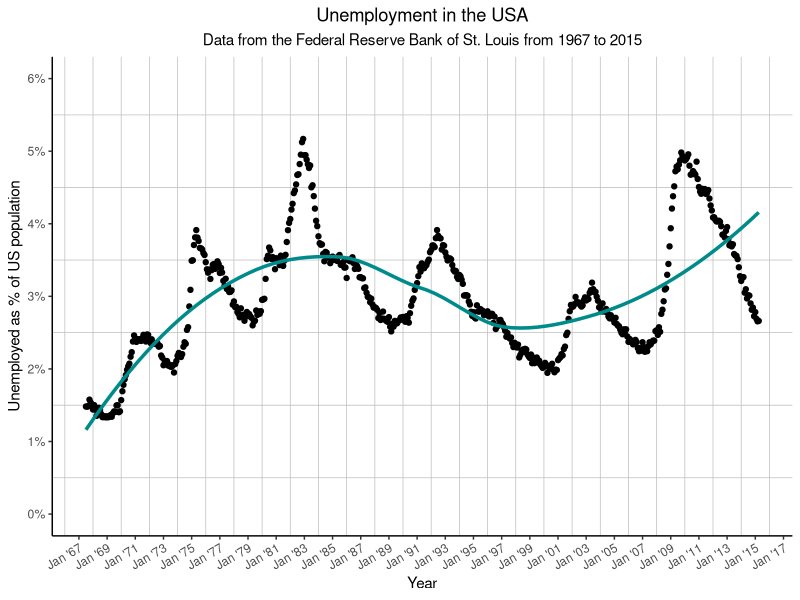

Source code (R):
# You will need packages ggplot2 and scales for this script to work
library(ggplot2)
attach(economics)
library(scales)

ch <- economics # we will use the dataset economics from the package ggplot2

#we divide the unemployed with the total population to get the ratio as the y axis
new.plot <- ggplot(ch,
                   aes(x = ch$date,
                       y = ch$unemploy/ch$pop))

# We will produce the graph with a x axis tick of each year
new.plot + (scale_x_date(breaks = date_breaks("2 years"),
                         name = "Year",
                         labels = date_format("%b '%y"))) +

  # then we will give it a format of month and year and rotate it at 90 degrees
  theme(axis.text.x = element_text(angle = 30,
                                   hjust = 1)) +

  # now we add the labels in our axes
  scale_y_continuous(name = "Unemployed as % of US population",
                     labels = percent,
                     limits = c(0, 0.06),
                     breaks = seq(0, 0.06, 0.01)) +

 # here we add the title and subtitle to our graph
  ggtitle("Unemployment in the USA",
          subtitle = "Data from the Federal Reserve Bank of St. Louis from 1967 to 2015") +
  geom_point(alpha = 1)  +

  # here we draw the line of the graph
  geom_smooth(se = F,
              color = "darkcyan",
              size = 1.2,
              method = 'loess') +

  # lets change some aspects of the theme
  theme(panel.border = element_blank(),
        plot.title = element_text(hjust = 0.5),
        plot.subtitle = element_text(hjust = 0.5),
        panel.grid.major = element_blank(),
        panel.grid.minor = element_line(color = "gray"),
        plot.background = element_rect(fill = "transparent", color = NA),
        panel.background = element_rect(fill = "transparent", color = NA),
        axis.line = element_line(color = "black"))